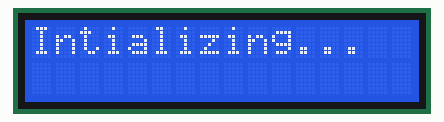
This sketch was run on a simulated ESP8266 (Wemos D1 mini). On the bench: 16×2 character LCD. WiFi joins after 1.5 s; servers stay silent unless stated; not simulated (calls return 0 or success): secrets.h; what the sketch prints to the serial monitor is not drawn.

Above: at 0.1 s.
At 1.9 s:
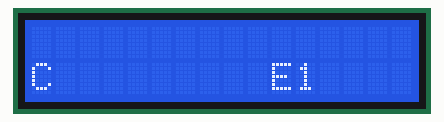
At 32.1 s:
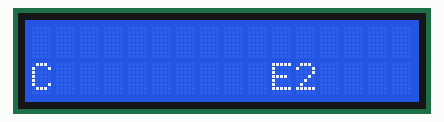

Measured:
- what the display in image 0 shows lasts 1.5 s, from 0.1 s to 1.6 s
- what the display in image 1 shows lasts 30.2 s, from 1.8 s to 32.0 s

The sketch:

sauna_display.ino
```cpp
 #include <ESP8266WiFi.h>
#include <ESP8266HTTPClient.h>
#include <ArduinoJson.h>
#include <Wire.h>
#include <LiquidCrystal_I2C.h> //https://www.likecircuit.com/lcd-display-i2c-wemos-d1-mini/
#include "secrets.h"

LiquidCrystal_I2C lcd(0x3F, 16, 2);
int error_count = 0;
void setup()
{

  Serial.begin(115200);
  delay(10);
  Serial.println("Initializing lcd led");
  lcd.begin();
  lcd.backlight();
  lcd.setCursor(0,0);
  lcd.print("Intializing...");
  // Connect to Wi-Fi network
  Serial.println();
  Serial.println();
  Serial.print("Connecting to...");
  Serial.println(ssid);

  WiFi.begin(ssid, password);

  while (WiFi.status() != WL_CONNECTED) {
    delay(500);
    Serial.print(".");
  }
  lcd.clear();
  Serial.println("");
  Serial.println("Wi-Fi connected successfully");
  lcd.setCursor(0,1);
  lcd.print("C");
}


  void loop() {

  if (WiFi.status() == WL_CONNECTED) { //Check WiFi connection status
    HTTPClient http;  //Declare an object of class HTTPClient

    http.begin("http://192.168.0.1:80/");  //Specify request destination
    int httpCode = http.GET();                                                                  //Send the request

    if (httpCode == 200) { //Check the returning code
      error_count = 0;
      StaticJsonDocument<200> doc;
      String payload = http.getString();   //Get the request response payload
      DeserializationError error = deserializeJson(doc, payload);
      if (error) {
        Serial.println("parseObject() failed");
        error_count++;
      }
      else {
        JsonObject root = doc.as<JsonObject>();
        float celsius = root["temperature"].as<float>();
        Serial.print("Temperature: ");
        Serial.println(celsius);
        lcd.setCursor(0,0);
        lcd.print("T:");
        lcd.setCursor(3,0);
        lcd.print(celsius);
      }

    }
    else {
      error_count++;
    }
    lcd.setCursor(0,1);
    lcd.print("C");
    lcd.setCursor(10,1);
    lcd.print("E");
    lcd.setCursor(11,1);
    lcd.print(error_count);
    http.end();   //Close connection
    delay(30000);    //Send a request every 30 seconds
  }
  else {
    lcd.setCursor(0,1);
    lcd.print("N");
    Serial.println("No connection..");
    delay(5000);
  }


}
```
